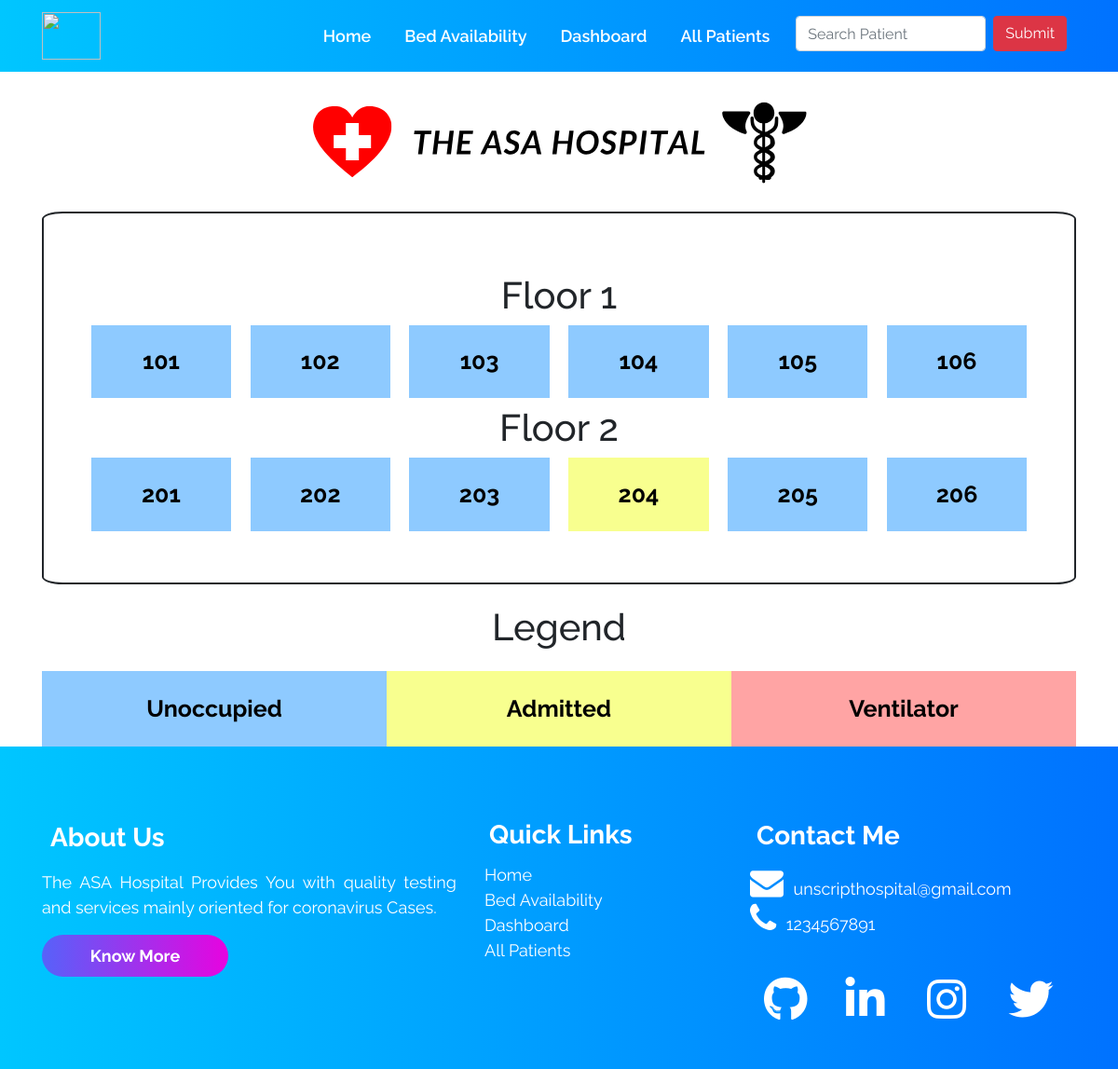
The page /bedavailability/ on the database as committed earlier.
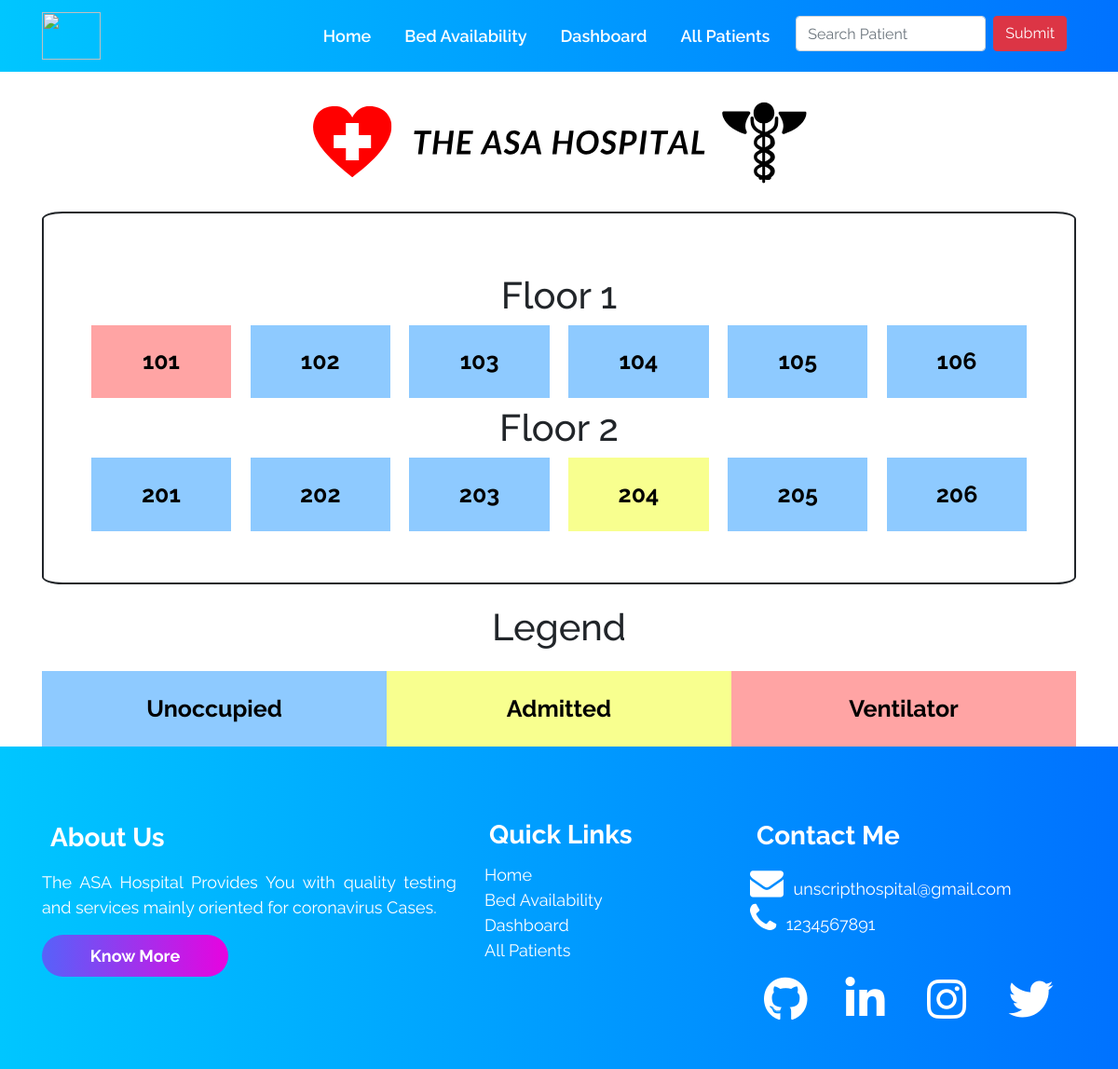
The same page on the database as committed later.
### accounts/views.py (the view)
# urls.py: path("bedavailability/", views.bedavailability, name='bedavailability'),
def bedavailability(request):
    all_rooms_objects = Room.objects.all()
    max_rooms_on_floor = 6
    context = {'list': list, 'all_rooms_objects': all_rooms_objects,
               'max_rooms_on_floor': max_rooms_on_floor}
    return render(request, 'bedavailability.html', context)

### templates/bedavailability.html (shortened to what this page needs)
{% extends 'innerbase.html' %}
{% load static %}
{% block cssLinks %}
<link rel="stylesheet" href="{% static 'css/bed.css' %}">
{% endblock %}
{% block body %}
<div class="container my-6">
    <div class="banner">
        <img src="{% static 'svg/hospital banner.svg' %}" width="100%" height="150px" alt="">
    </div>
    <div class="border-outside">
        <div class="inner-container p-6">
            <div class="floor1 row">
                {% for room in all_rooms_objects %}
                {% if forloop.counter0|divisibleby:max_rooms_on_floor %}
            </div>
            <h1 class="text-center my-2">Floor {{room.floor_no}}</h1>
            <div class="floor1 row">
                {% endif %}
                <div class="col-sm room
                 {% if room.occupied %}yellow{% endif %}
                {% if room.ventilator %}red{% endif %}
                ">
                    {{room.room_no}}
                </div>
                {% endfor %}
            </div>
        </div>
    </div>
</div>
<div class="container">
    <h1 class="text-center heading-legend">Legend</h1>
    <div class="container">
        <div class="row text-center">
            <div class="col-4 blue">
                Unoccupied
            </div>
            <div class="col-4 yellow">
                Admitted
            </div>
            <div class="col-4 red">
                Ventilator
            </div>
        </div>
    </div>
</div>
{% endblock %}

Rows that differ between the two databases and show on the page:
changed Room (number 1 of 12 on the later page): occupied False → True (drawn)
